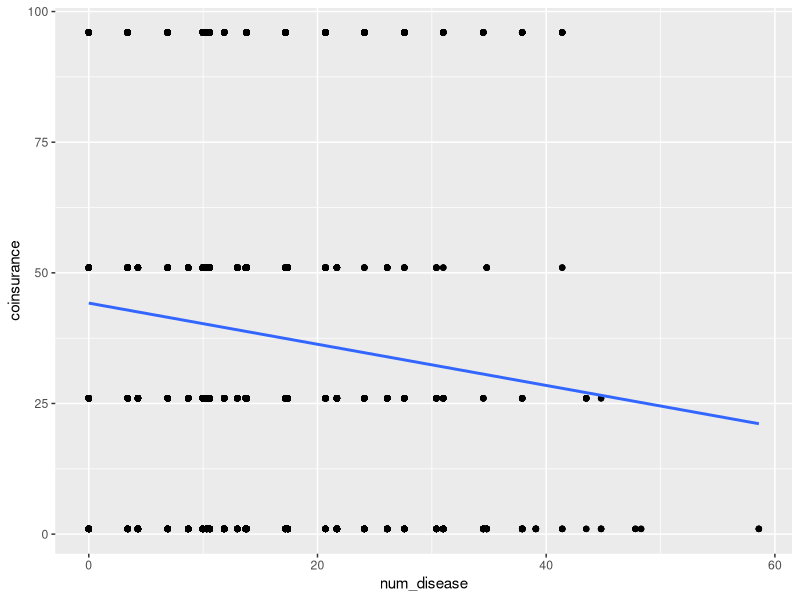
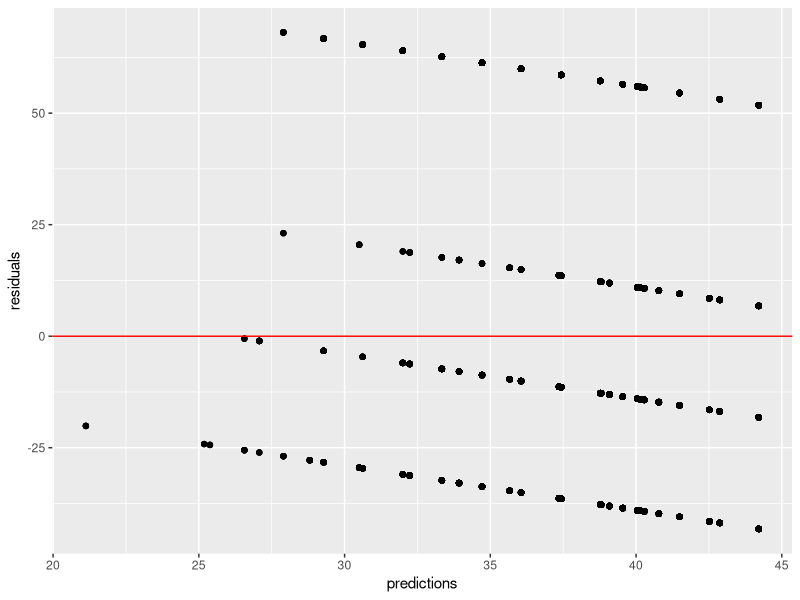
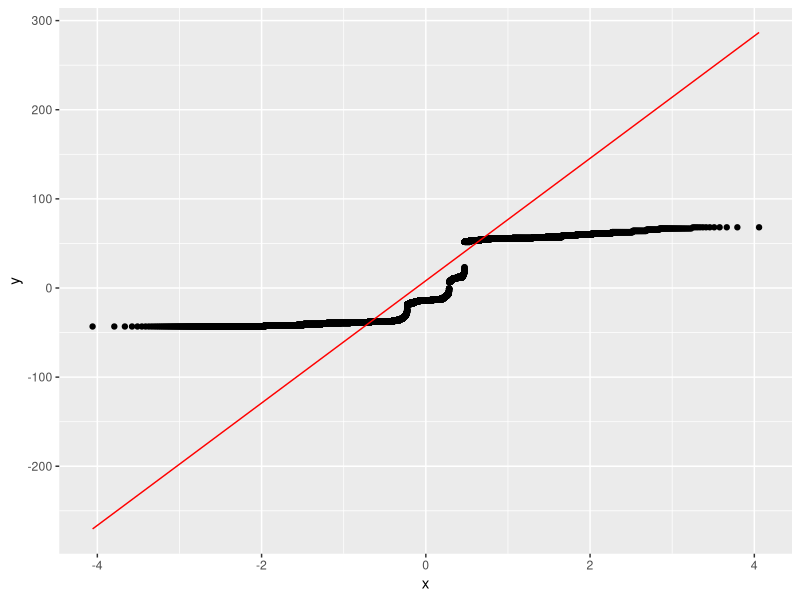
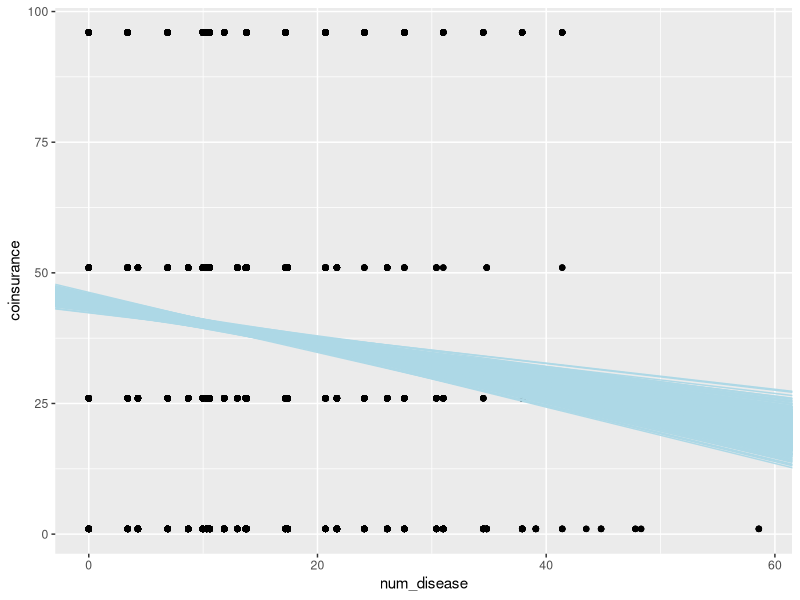
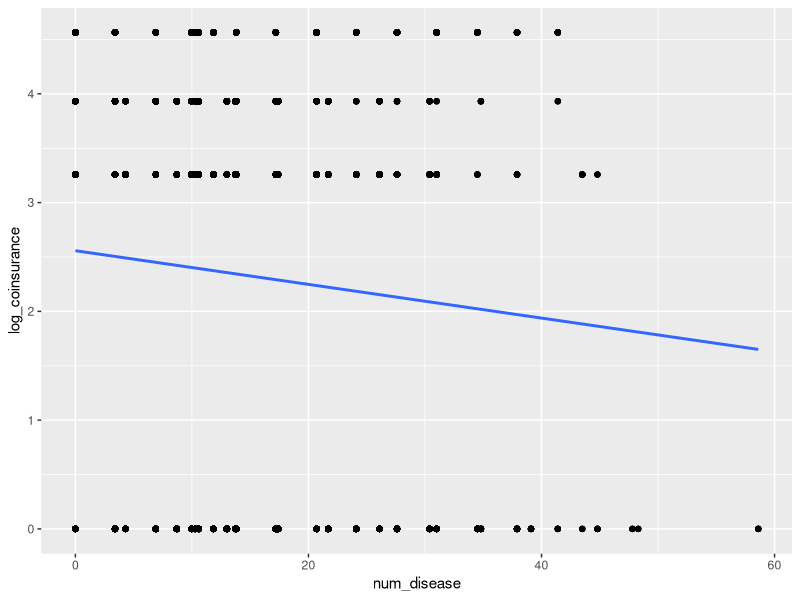
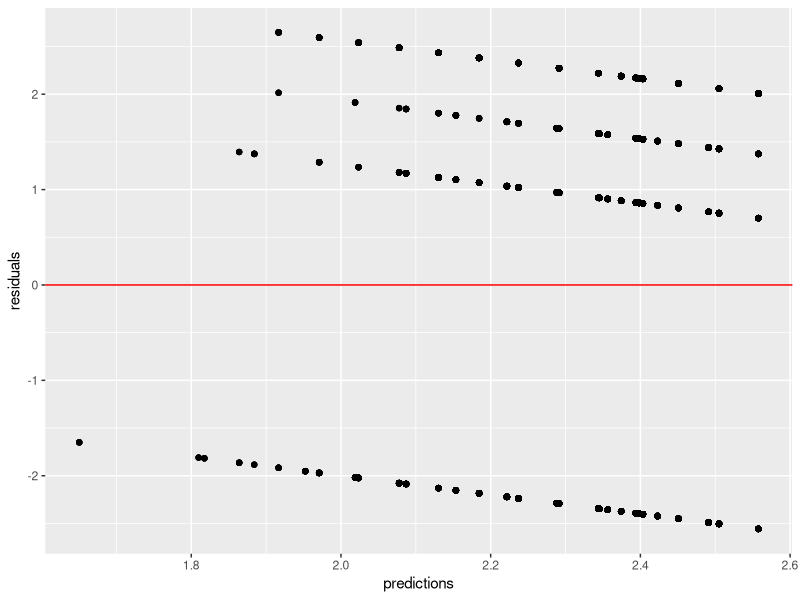
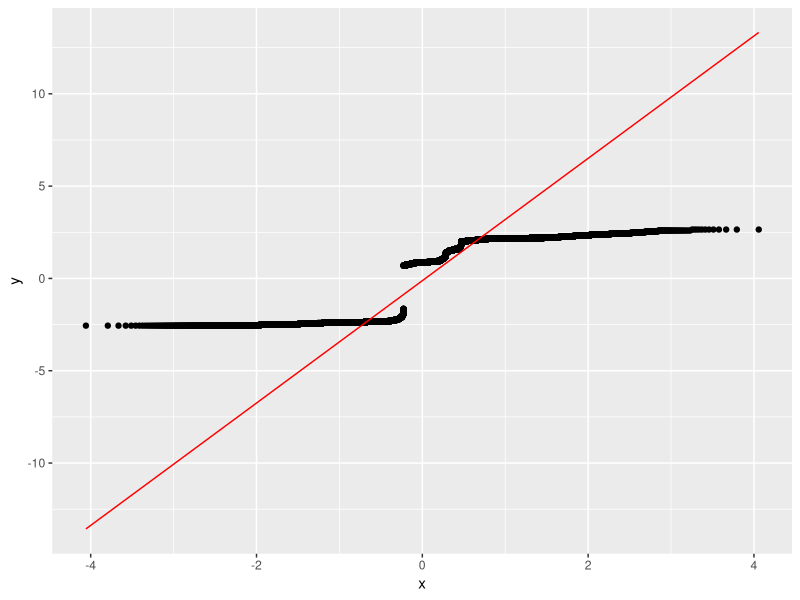
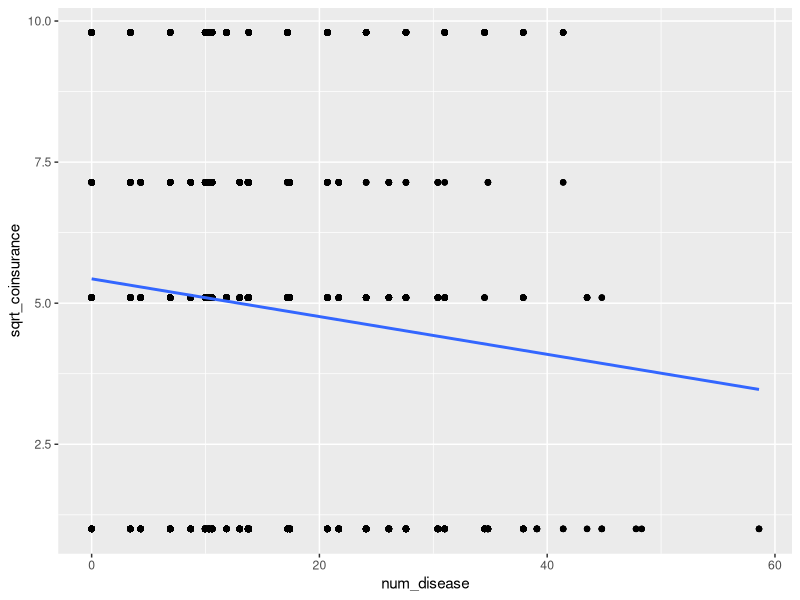

These charts were generated, in order, by the following R code:
## ---- chunk 1
library(readr)
library(tidyverse)
library(ggplot2)

DoctorContacts <- read_csv("DoctorContacts.csv")
## ---- chunk 2
# Rename columns
DoctorContacts <- DoctorContacts %>%
  rename(visits = mdu, log_coinsurance = lc, log_api = lpi,
         log_max_deductible = fmde, num_disease = ndisease,
         log_income = linc, log_fam_size = lfam, schooling = educdec)

# Delete extra index column
DoctorContacts <- select(DoctorContacts, -rownames)

# Undo log transformations
DoctorContacts$coinsurance = exp(DoctorContacts$log_coinsurance)
DoctorContacts$payment = exp(DoctorContacts$log_api)
DoctorContacts$deductible = exp(DoctorContacts$log_max_deductible)
DoctorContacts$income = exp(DoctorContacts$log_income)
DoctorContacts$family = exp(DoctorContacts$log_fam_size)
## ---- chunk 3
# Plotting: do num_disease and insurance have a linear relationship?
ggplot(DoctorContacts, aes(x = num_disease, y = coinsurance)) + 
  geom_point() + 
  geom_smooth(method = 'lm', se = F)
## ---- chunk 4
# Creating a residuals column in the data table
disease_insurance_model <- lm(coinsurance~num_disease, DoctorContacts)

disease_insurance_predictions <- mutate(DoctorContacts, predictions = fitted(disease_insurance_model), 
                                      residuals = residuals(disease_insurance_model))

# Residuals plot
ggplot(disease_insurance_predictions, aes(x = predictions, y = residuals)) + 
  geom_point() + 
  geom_hline(yintercept = 0, color = 'red')
## ---- chunk 5
# QQ plot
ggplot(disease_insurance_predictions, aes(sample = residuals)) + 
  stat_qq() + 
  stat_qq_line(color = 'red')
## ---- chunk 6
# Summary statistics
summary(disease_insurance_model)
## ---- chunk 7
# Finding correlation coefficient between num_disease and coinsurance
cor_coef <- cor(DoctorContacts$coinsurance, DoctorContacts$num_disease)
cor_coef
## ---- chunk 8
# Looking at B_0 (y-intercept) and B_1 (slope)
coef(disease_insurance_model)
## ---- chunk 9
# Bootstrapping: finding 10000 bootstrap estimates to estimate B_0 and B_1 alternatively
bootstrap_estimates <- replicate(1000, {
 
bootstrap_samples <- DoctorContacts[sample(1:nrow(DoctorContacts), nrow(DoctorContacts), replace = T),]

bootstrap_models <- lm(coinsurance~num_disease, bootstrap_samples)
coef(bootstrap_models)
})

# Making the bootstrap data tidy 
estimates <- t(bootstrap_estimates)

# Tidy data df
estimates_df <- data.frame(estimates)

# Taking the average of the bootstraps to find B_0 and B_1
summarize(estimates_df, mean_b0 = mean(X.Intercept.), mean_b1 = mean(num_disease))
## ---- chunk 10
# Plotting bootstrap equation lines to least squares prediction line
ggplot(DoctorContacts, aes(x = num_disease, y = coinsurance)) + 
  geom_point() + 
  geom_smooth(method = 'lm', se = F, color = 'red') +
  geom_abline(data = estimates_df, aes(intercept = X.Intercept., slope = num_disease), 
              color = 'lightblue')
## ---- chunk 11
# actually using original data (log_coinsurance) because that was already logged

# Plotting: do num_disease and log_coinsurance have a linear relationship?
ggplot(DoctorContacts, aes(x = num_disease, y = log_coinsurance)) + 
  geom_point() + 
  geom_smooth(method = 'lm', se = F)
## ---- chunk 12
# Creating a residuals column in the data table
disease_insurance_log_model <- lm(log_coinsurance~num_disease, DoctorContacts)

disease_insurance_log_predictions <- mutate(DoctorContacts, predictions = fitted(disease_insurance_log_model), 
                                      residuals = residuals(disease_insurance_log_model))

# Residuals plot
ggplot(disease_insurance_log_predictions, aes(x = predictions, y = residuals)) + 
  geom_point() + 
  geom_hline(yintercept = 0, color = 'red')
## ---- chunk 13
# QQ plot
ggplot(disease_insurance_log_predictions, aes(sample = residuals)) + 
  stat_qq() + 
  stat_qq_line(color = 'red')
## ---- chunk 14
# Summary statistics
summary(disease_insurance_log_model)
## ---- chunk 15
# Finding correlation coefficient between num_disease and log_coinsurance
cor_coef <- cor(DoctorContacts$log_coinsurance, DoctorContacts$num_disease)
cor_coef
## ---- chunk 16
DoctorContacts$sqrt_coinsurance = sqrt(DoctorContacts$coinsurance)

# Plotting: do num_disease and sqrt_coinsurance have a linear relationship?
ggplot(DoctorContacts, aes(x = num_disease, y = sqrt_coinsurance)) + 
  geom_point() + 
  geom_smooth(method = 'lm', se = F)
## ---- chunk 17
# Creating a residuals column in the data table
disease_insurance_sqrt_model <- lm(sqrt_coinsurance~num_disease, DoctorContacts)

disease_insurance_sqrt_predictions <- mutate(DoctorContacts, predictions = fitted(disease_insurance_sqrt_model),
                                             residuals = residuals(disease_insurance_sqrt_model))

# Residuals plot
ggplot(disease_insurance_sqrt_predictions, aes(x = predictions, y = residuals)) + 
  geom_point() + 
  geom_hline(yintercept = 0, color = 'red')
## ---- chunk 18
# QQ plot
ggplot(disease_insurance_sqrt_predictions, aes(sample = residuals)) + 
  stat_qq() + 
  stat_qq_line(color = 'red')
## ---- chunk 19
# Summary statistics
summary(disease_insurance_sqrt_model)
## ---- chunk 20
# Finding correlation coefficient between num_disease and sqrt_coinsurance
cor_coef <- cor(DoctorContacts$sqrt_coinsurance, DoctorContacts$num_disease)
cor_coef
## ---- chunk 21
DoctorContacts$inv_coinsurance = 1/(DoctorContacts$coinsurance)

# Plotting: do num_disease and inv_coinsurance have a linear relationship?
ggplot(DoctorContacts, aes(x = num_disease, y = inv_coinsurance)) + 
  geom_point() + 
  geom_smooth(method = 'lm', se = F)
## ---- chunk 22
# Creating a residuals column in the data table
disease_insurance_inv_model <- lm(inv_coinsurance~num_disease, DoctorContacts)

disease_insurance_inv_predictions <- mutate(DoctorContacts, predictions = fitted(disease_insurance_inv_model),
                                             residuals = residuals(disease_insurance_inv_model))

# Residuals plot
ggplot(disease_insurance_inv_predictions, aes(x = predictions, y = residuals)) + 
  geom_point() + 
  geom_hline(yintercept = 0, color = 'red')
## ---- chunk 23
# QQ plot
ggplot(disease_insurance_inv_predictions, aes(sample = residuals)) + 
  stat_qq() + 
  stat_qq_line(color = 'red')
## ---- chunk 24
# Summary statistics
summary(disease_insurance_inv_model)
## ---- chunk 25
# Finding correlation coefficient between num_disease and inv_coinsurance
cor_coef <- cor(DoctorContacts$inv_coinsurance, DoctorContacts$num_disease)
cor_coef
